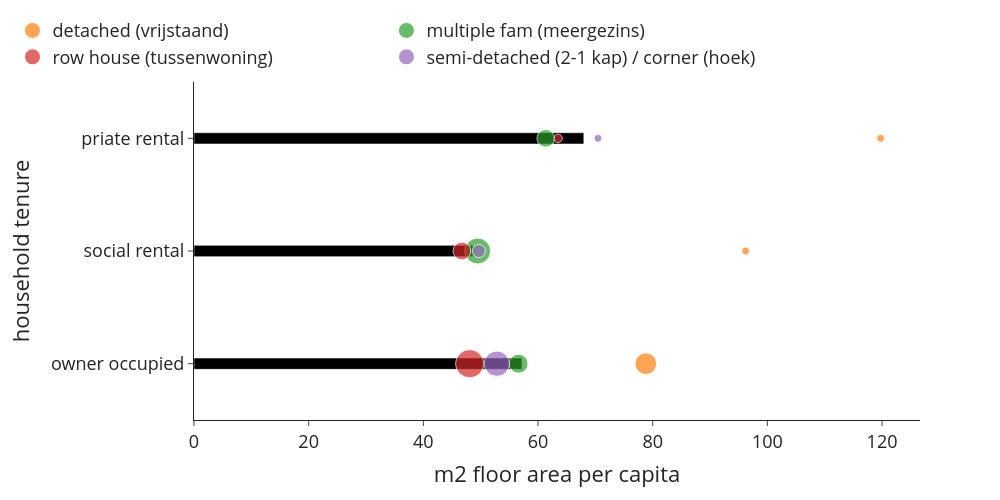

The notebook cell this image was saved under:
### Markdown cell above
#### Floor area

### Code cell
#floor area per tenure
use_m2_total_inc = (use['size2019_w1']*use['n_hhd']).groupby(level=0, sort=False).sum() #m2 total in each group summed by tenure
use_cap_total_inc = use['n_hhdmem2019'].groupby(level=0, sort=False).sum() #no. of people in each group summed by tenure
use_m2_per_cap_inc = use_m2_total_inc / use_cap_total_inc #m2/cap in each income group
use_m2_per_cap_inc.plot(kind='bar') #per person
"""interpretation: especially the highest income decile has considerably more floor area available than the vast majority"""

#floor area per tenure and building type
use_m2_total_tenure_type = (use['size2019_w1']*use['n_hhd']).groupby(level=[0,1], sort=False).sum() #m2 total in each group summed by tenure
use_cap_total_tenure_type = use['n_hhdmem2019'].groupby(level=[0,1], sort=False).sum() #no. of people in each group summed by tenure
use_m2_per_cap_tenure_type = use_m2_total_tenure_type / use_cap_total_tenure_type #m2/cap in each income group

#preparing the dataframes for plotting
df = use_m2_per_cap_inc
df2=use_m2_per_cap_tenure_type.rename('value').to_frame()
df2['n_hhd'] = use['n_hhd'].groupby(level=[0,1], sort=False).sum()
df2 = df2.reset_index()

#plot
colors = ['#000000', #construction
                            '#fe6100', #buildings                                              
                                        '#648fff', #roads
                                        '#785ef0', #railways
                                        '#ffb000', #electricity
                                        '#808080', #other civil engineering
                                        '#000000', #construction
                                        ]
fig = px.bar(df, x=df.values, y=df.index,  
             labels={'x':'m2 floor area per capita', 'tenure_lab':'household tenure'}, 
             template='simple_white', 
             color_discrete_sequence=colors) 
fig.update_layout(width=1000, height=500, 
                      #xaxis_tickformat = '.0%',
                      font=dict(size=18),
                      bargap=0.9,
                      legend=dict(
        orientation="h",
        #entrywidth=70,
        yanchor="bottom",
        y=1.02,
        xanchor="left",
        x=-0.25,
    ))

df2=use_m2_per_cap_tenure_type.rename('value').to_frame()
df2['n_hhd'] = use['n_hhd'].groupby(level=[0,1], sort=False).sum()

for i in df2.index.levels[1].to_list():
    df_plot = df2.xs(i, level=1)
    fig.add_trace(go.Scatter(
            y=df_plot.index, 
            x=df_plot['value'],
            mode='markers',
            name=i,
            marker=dict(size=df_plot['n_hhd'],
                        sizemode='area',
                        sizeref=4*max(df2['n_hhd'])/(40.**2),
                        sizemin=4,
                        #color=10*[0, 1, 2, 3],
                        ),
            showlegend=True
        ))

fig.write_image('visualisations/bubblechart_m2_per_cap_tenure_type.png', scale=3)
fig.show()

### Figure 1 — Plotly figure (JSON) as saved in the notebook; plotly's stock layout.template omitted (floating-point values rounded to 4 significant figures)
{"data": [{"alignmentgroup": "True", "hovertemplate": "m2 floor area per capita=%{x}<br>household tenure=%{y}<extra></extra>", "legendgroup": "", "marker": {"color": "#000000", "pattern": {"shape": ""}}, "name": "", "offsetgroup": "", "orientation": "h", "showlegend": false, "textposition": "auto", "type": "bar", "x": [57.19, 48.66, 67.99], "xaxis": "x", "y": ["owner occupied", "social rental", "priate rental"], "yaxis": "y"}, {"marker": {"size": [901780, 3455, 56985], "sizemin": 4, "sizemode": "area", "sizeref": 3815.0}, "mode": "markers", "name": "detached (vrijstaand)", "showlegend": true, "type": "scatter", "x": [78.81, 96.19, 119.8], "y": ["owner occupied", "social rental", "priate rental"]}, {"marker": {"size": [689135, 1292440, 596785], "sizemin": 4, "sizemode": "area", "sizeref": 3815.0}, "mode": "markers", "name": "multiple fam (meergezins)", "showlegend": true, "type": "scatter", "x": [56.61, 49.47, 61.35], "y": ["owner occupied", "social rental", "priate rental"]}, {"marker": {"size": [1526135, 602470, 134250], "sizemin": 4, "sizemode": "area", "sizeref": 3815.0}, "mode": "markers", "name": "row house (tussenwoning)", "showlegend": true, "type": "scatter", "x": [48.08, 46.73, 63.51], "y": ["owner occupied", "social rental", "priate rental"]}, {"marker": {"size": [1226775, 327490, 81940], "sizemin": 4, "sizemode": "area", "sizeref": 3815.0}, "mode": "markers", "name": "semi-detached (2-1 kap) / corner (hoek)", "showlegend": true, "type": "scatter", "x": [52.82, 49.67, 70.46], "y": ["owner occupied", "social rental", "priate rental"]}], "layout": {"bargap": 0.9, "barmode": "relative", "font": {"size": 18}, "height": 500, "legend": {"orientation": "h", "tracegroupgap": 0, "x": -0.25, "xanchor": "left", "y": 1.02, "yanchor": "bottom"}, "margin": {"t": 60}, "width": 1000, "xaxis": {"anchor": "y", "domain": [0, 1], "title": {"text": "m2 floor area per capita"}}, "yaxis": {"anchor": "x", "domain": [0, 1], "title": {"text": "household tenure"}}}}
